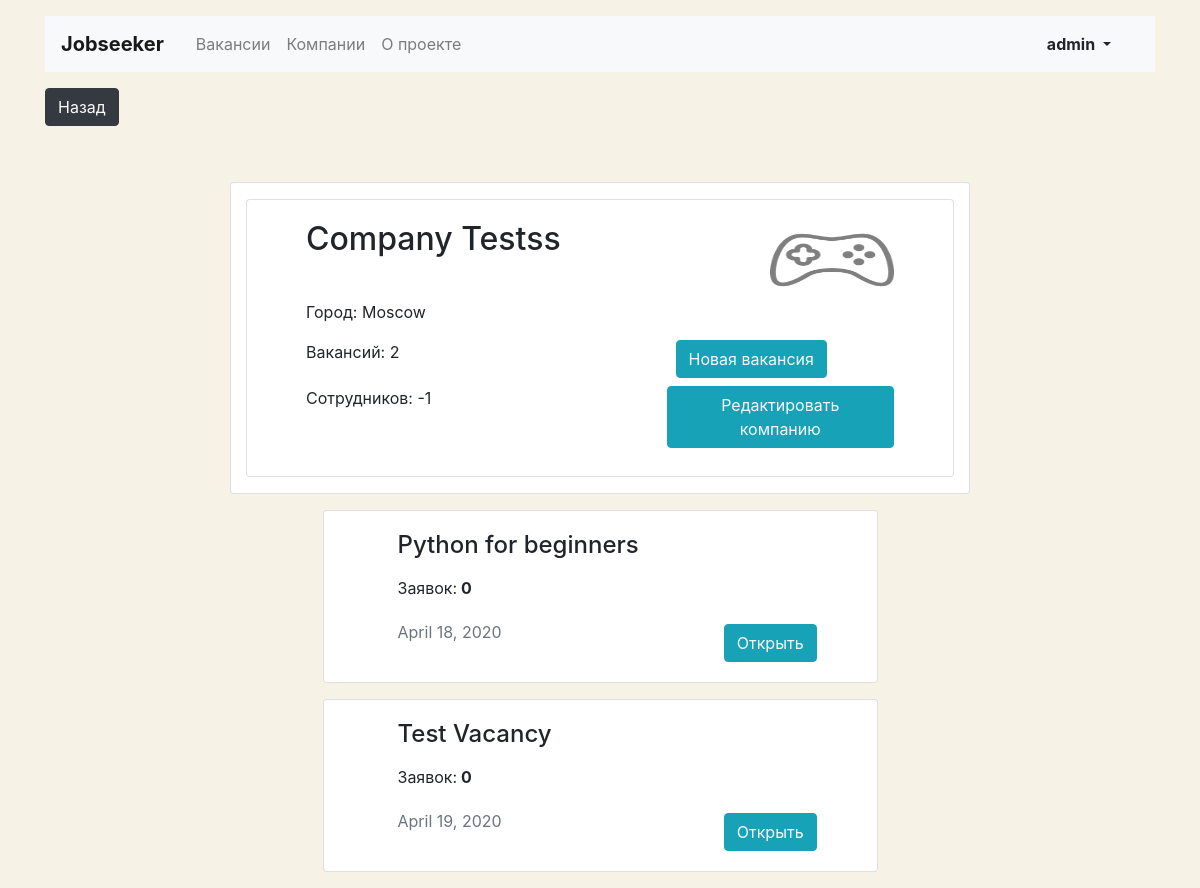
Page /mycompany/ (signed in) on the earlier database version.
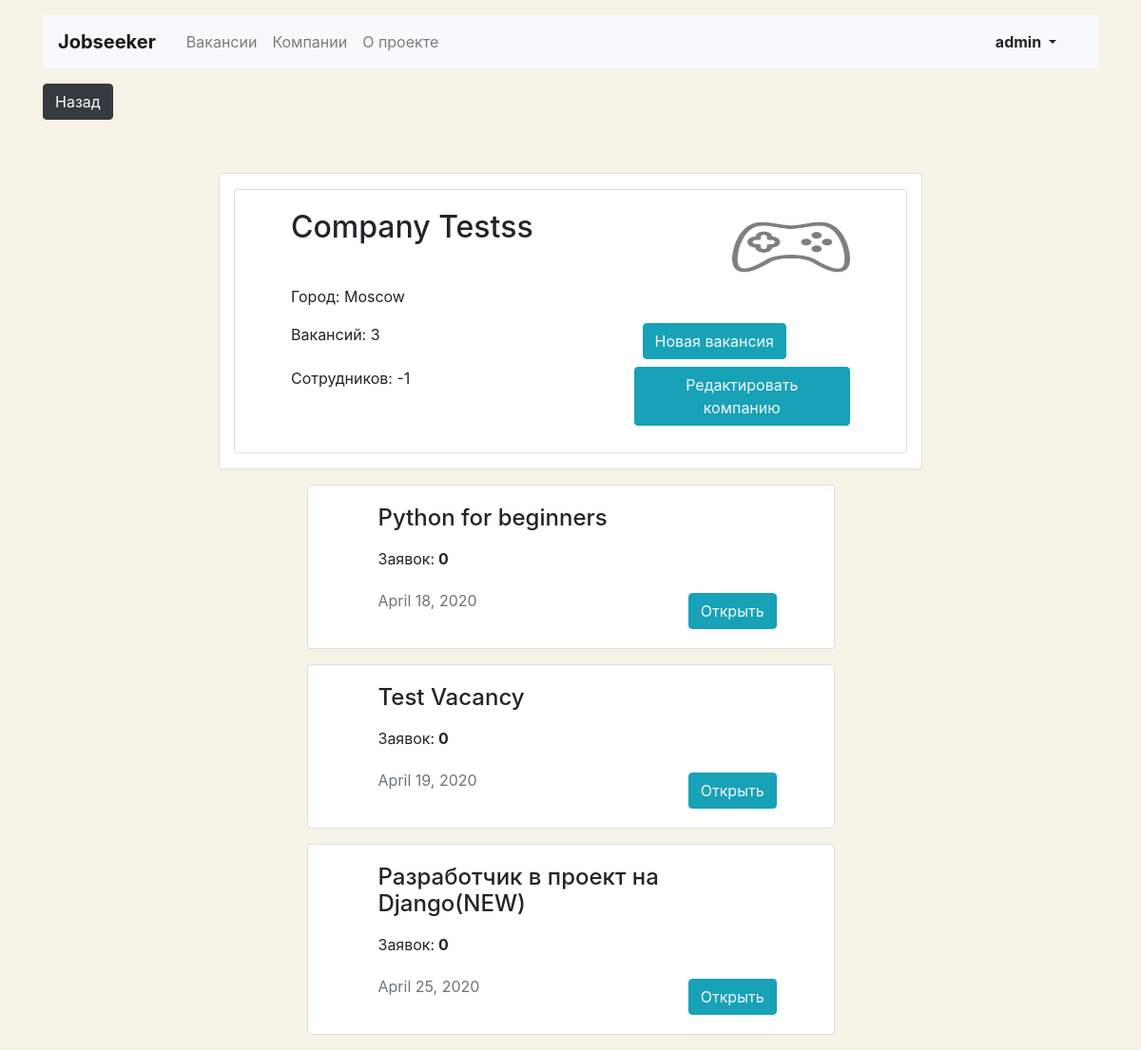
Same page on the later database version.
### jobs/models.py (models this page shows, shortened)
class Company(models.Model):
    id = models.IntegerField(primary_key=True)
    name = models.CharField(max_length=50)
    location = models.CharField(max_length=50)
    logo = models.ImageField(upload_to='MEDIA_COMPANY_IMAGE_DIR', default='static/jobs/placeholder.png')
    description = models.TextField()
    employee_count = models.IntegerField()
    user = models.OneToOneField(User, on_delete=models.CASCADE, related_name='company')

class Vacancy(models.Model):
    id = models.IntegerField(primary_key=True)
    title = models.CharField(max_length=50)
    specialty = models.ForeignKey(Speciality, on_delete=models.CASCADE, related_name="vacancies")
    company = models.ForeignKey(Company, on_delete=models.CASCADE, related_name="vacancies")
    skills = models.TextField()
    salary_min = models.IntegerField()
    salary_max = models.IntegerField()
    description = models.TextField()
    published_at = models.DateField(default=datetime.date.today)

### jobs/views.py (the view)
# urls.py: path('mycompany/', MyCompanyView.as_view(), name="mycompany"),
class MyCompanyView(View):
    def get(self, request):
        if request.user.is_authenticated:
            return render(request, "jobs/company-create.html", context={"company": Company.objects.filter(user=request.user).first()})
        else:
            return redirect('/')

### jobs/templates/jobs/company-create.html (shortened to what this page needs)
{% extends "base.html" %}
{% load static %}
{% block container %}
    {% if not user.company %}
     <section class="col-12 col-lg-6 offset-lg-3 mt-5 card">
      <div class="card-body px-3 pb-4">
        <h1 class="h4 pt-2">Моя компания</h1>
        <p class="mt-2">Пока мы думаем, что вы – частное лицо. Хотите создать карточку компании, разместить информаию и вакансии?</p>
        <a href="{%url 'mycompany/edit'%}" class="btn btn-info mb-2">Создать карточку компании</a>
      </div>
      {% else %}
       <section class="col-12 col-lg-8 offset-lg-2 mt-5 card">
      <div class="card my-3">
            <div class="card-body mx-4">
              <div class="col">
                <div class="row">
                  <h2 class="col-9 h2 pb-2">{{company.name}}</h2>
                  <img class="col-3" src={{user.company.logo.url}} width="180" height="80">
                </div>
                <p>Город: {{company.location}}</p>
                <div class="row">
                  <p class="col-7">Вакансий: {{company.vacancies.all|length}}</p>
                  <a class="col-5 pl-4" href="{% url 'vacancy/create' %}"><button class=" mb-2 btn btn-info text-light">Новая вакансия</button></a>
                </div>
                <div class="row">
                  <p class="col-7">Сотрудников: {{company.employee_count}}</p>
                  <a class="col-5" href="{% url 'mycompany/edit' %}"><button class=" mb-2 btn btn-info text-light">Редактировать компанию</button></a>
                </div>
              </div>
            </div>
          </div>
       </section>
           {% if company.vacancies.all|length > 0 %}
                {% for vac in company.vacancies.all %}
                 <div class=" mt-3 card offset-lg-3 col-lg-6 mb-3">
                    <div class="card-body mx-4">
                      <div class="col">
                          <h2 class="h4 pb-2">{{vac.title}}</h2>
                          <p>Заявок:<strong> {{vac.applications.all|length}}</strong></p>
                          <div class="row">
                              <p class="col-9  text-muted pt-1">{{vac.published_at}}</p>
                              <a class="col-1" href="{% url 'vacancy/edit' vac.id %}"><button class="mt-2 mb-0 btn btn-info text-light">Открыть</button></a>
                          </div>
                      </div>
                    </div>
                  </div>
                {% endfor %}
           {% endif %}
    {% endif %}
  </main>
{% endblock %}

Differences in the rows shown:
computed for Company "Company Testss": vacancies.all|length "2" → "3"
added Vacancy: title "Разработчик в проект на Django(NEW)", applications.all|length "0", published_at "April 25, 2020"
